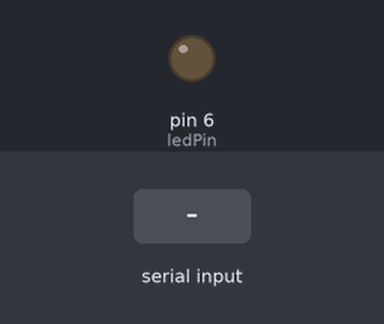
Bench run of a sketch on a simulated Arduino Uno, built with avr-gcc and run on an emulated ATmega328P. On the bench: output pins drawn as LEDs (lit = HIGH). The inputs (shaded band) are chosen by the test bench.

Above: at 1.2 s.
1.3 s: byte 30 received over Serial
At 2.5 s:
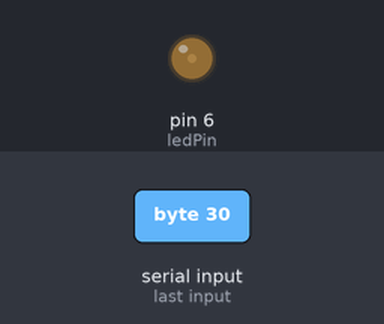
2.8 s: byte 90 received over Serial
At 3.7 s:
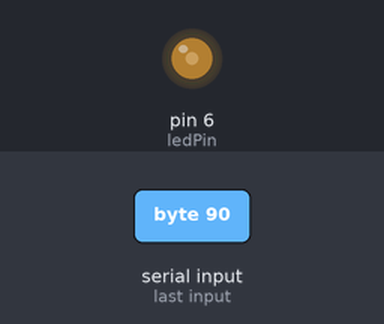
Timing chart, 0 to 5.8 s (numbered marks = the images above; inputs shaded):
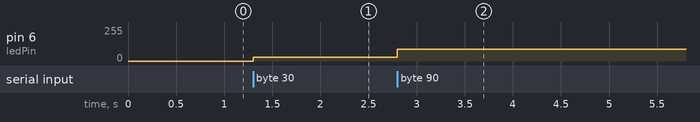

The sketch:

control_light_using_sound_Arduino.ino
```cpp
int inputNum = 0;
int ledPin = 6;
void setup() {
  // put your setup code here, to run once:
  Serial.begin(9600);
  pinMode(ledPin, OUTPUT);
}

void loop() {
  // put your main code here, to run repeatedly:
  if(Serial.available()>0){
    inputNum = Serial.read();
  }

  analogWrite(ledPin, inputNum);
}
```

Measured:
- after the input at 1.3 s, pin 6 (ledPin): 0/255 → 30/255 at once
- after the input at 2.8 s, pin 6 (ledPin): 30/255 → 90/255 at once
